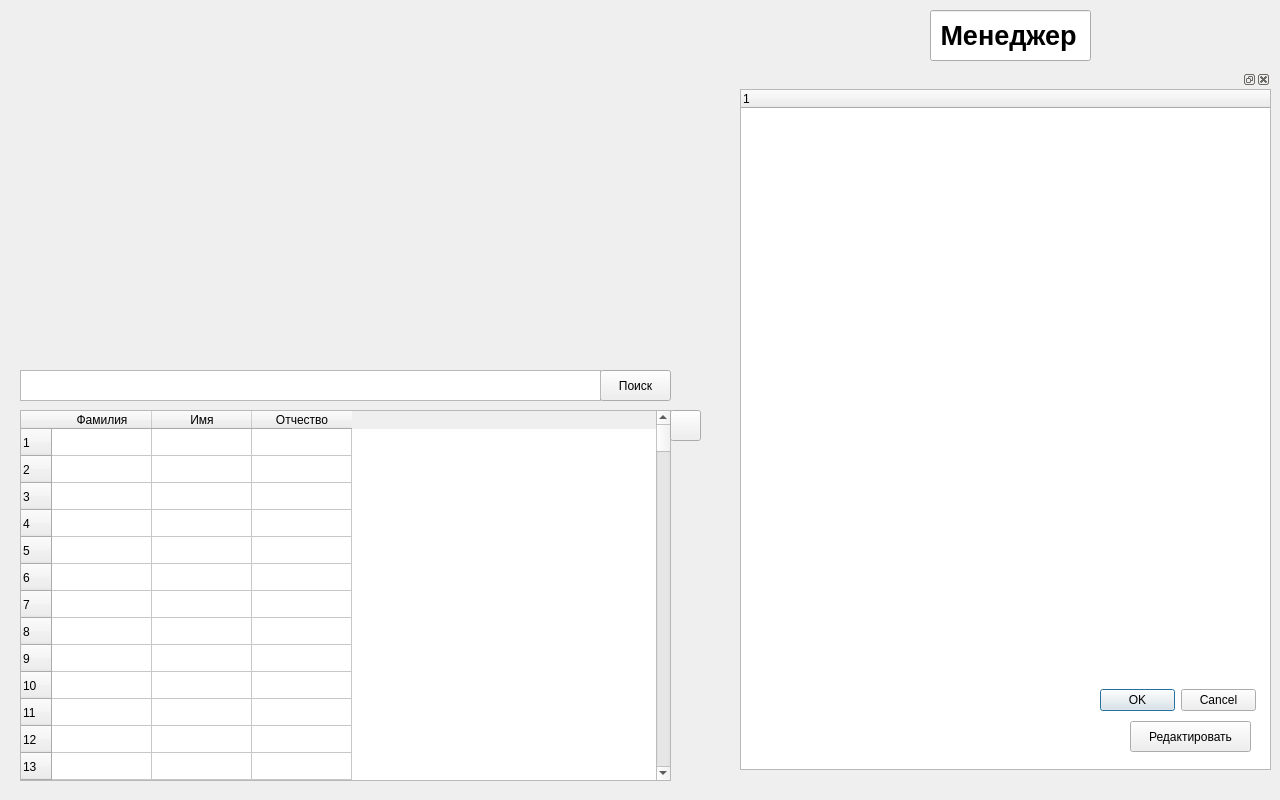
<?xml version="1.0" encoding="UTF-8"?>
<ui version="4.0">
 <class>DialogManager</class>
 <widget class="QDialog" name="DialogManager">
  <property name="geometry">
   <rect>
    <x>0</x>
    <y>0</y>
    <width>1280</width>
    <height>800</height>
   </rect>
  </property>
  <property name="windowTitle">
   <string>Dialog</string>
  </property>
  <widget class="QLabel" name="label_pageManager">
   <property name="geometry">
    <rect>
     <x>0</x>
     <y>0</y>
     <width>1280</width>
     <height>800</height>
    </rect>
   </property>
   <property name="text">
    <string/>
   </property>
   <property name="pixmap">
    <pixmap>DesignImages/fon_end.png</pixmap>
   </property>
  </widget>
  <widget class="QTableWidget" name="tableManagers">
   <property name="geometry">
    <rect>
     <x>20</x>
     <y>410</y>
     <width>651</width>
     <height>371</height>
    </rect>
   </property>
   <property name="rowCount">
    <number>1000</number>
   </property>
   <attribute name="horizontalHeaderDefaultSectionSize">
    <number>100</number>
   </attribute>
   <attribute name="verticalHeaderDefaultSectionSize">
    <number>27</number>
   </attribute>
   <row/>
   <row/>
   <row/>
   <row/>
   <row/>
   <row/>
   <row/>
   <row/>
   <row/>
   <row/>
   <row/>
   <row/>
   <row/>
   <row/>
   <row/>
   <row/>
   <row/>
   <row/>
   <row/>
   <row/>
   <row/>
   <row/>
   <row/>
   <row/>
   <row/>
   <row/>
   <row/>
   <row/>
   <row/>
   <row/>
   <row/>
   <row/>
   <row/>
   <row/>
   <row/>
   <row/>
   <row/>
   <row/>
   <row/>
   <row/>
   <row/>
   <row/>
   <row/>
   <row/>
   <row/>
   <row/>
   <row/>
   <row/>
   <row/>
   <row/>
   <row/>
   <row/>
   <row/>
   <row/>
   <row/>
   <row/>
   <row/>
   <row/>
   <row/>
   <row/>
   <row/>
   <row/>
   <row/>
   <row/>
   <row/>
   <row/>
   <row/>
   <row/>
   <row/>
   <row/>
   <row/>
   <row/>
   <row/>
   <row/>
   <row/>
   <row/>
   <row/>
   <row/>
   <row/>
   <row/>
   <row/>
   <row/>
   <row/>
   <row/>
   <row/>
   <row/>
   <row/>
   <row/>
   <row/>
   <row/>
   <row/>
   <row/>
   <row/>
   <row/>
   <row/>
   <row/>
   <row/>
   <row/>
   <row/>
   <row/>
   <row/>
   <row/>
   <row/>
   <row/>
   <row/>
   <row/>
   <row/>
   <row/>
   <row/>
   <row/>
   <row/>
   <row/>
   <row/>
   <row/>
   <row/>
   <row/>
   <row/>
   <row/>
   <row/>
   <row/>
   <row/>
   <row/>
   <row/>
   <row/>
   <row/>
   <row/>
   <row/>
   <row/>
   <row/>
   <row/>
   <row/>
   <row/>
   <row/>
   <row/>
   <row/>
   <row/>
   <row/>
   <row/>
   <row/>
   <row/>
   <row/>
   <row/>
   <row/>
   <row/>
   <row/>
   <row/>
   <row/>
   <row/>
   <row/>
   <row/>
   <row/>
   <row/>
   <row/>
   <row/>
   <row/>
   <row/>
   <row/>
   <row/>
   <row/>
   <row/>
   <row/>
   <row/>
   <row/>
   <row/>
   <row/>
   <row/>
   <row/>
   <row/>
   <row/>
   <row/>
   <row/>
   <row/>
   <row/>
   <row/>
   <row/>
   <row/>
   <row/>
   <row/>
   <row/>
   <row/>
   <row/>
   <row/>
   <row/>
   <row/>
   <row/>
   <row/>
   <row/>
   <row/>
   <row/>
   <row/>
   <row/>
   <row/>
   <row/>
   <row/>
   <row/>
   <row/>
   <row/>
   <row/>
   <row/>
   <row/>
   <row/>
   <row/>
   <row/>
   <row/>
   <row/>
   <row/>
   <row/>
   <row/>
   <row/>
   <row/>
   <row/>
   <row/>
   <row/>
   <row/>
   <row/>
   <row/>
   <row/>
   <row/>
   <row/>
   <row/>
   <row/>
   <row/>
   <row/>
   <row/>
   <row/>
   <row/>
   <row/>
   <row/>
   <row/>
   <row/>
   <row/>
   <row/>
   <row/>
   <row/>
   <row/>
   <row/>
   <row/>
   <row/>
   <row/>
   <row/>
   <row/>
   <row/>
   <row/>
   <row/>
   <row/>
   <row/>
   <row/>
   <row/>
   <row/>
   <row/>
   <row/>
   <row/>
   <row/>
   <row/>
   <row/>
   <row/>
   <row/>
   <row/>
   <row/>
   <row/>
   <row/>
   <row/>
   <row/>
   <row/>
   <row/>
   <row/>
   <row/>
   <row/>
   <row/>
   <row/>
   <row/>
   <row/>
   <row/>
   <row/>
   <row/>
   <row/>
   <row/>
   <row/>
   <row/>
   <row/>
   <row/>
   <row/>
   <row/>
   <row/>
   <row/>
   <row/>
   <row/>
   <row/>
   <row/>
   <row/>
   <row/>
   <row/>
   <row/>
   <row/>
   <row/>
   <row/>
   <row/>
   <row/>
   <row/>
   <row/>
   <row/>
   <row/>
   <row/>
   <row/>
   <row/>
   <row/>
   <row/>
   <row/>
   <row/>
   <row/>
   <row/>
   <row/>
   <row/>
   <row/>
   <row/>
   <row/>
   <row/>
   <row/>
   <row/>
   <row/>
   <row/>
   <row/>
   <row/>
   <row/>
   <row/>
   <row/>
   <row/>
   <row/>
   <row/>
   <row/>
   <row/>
   <row/>
   <row/>
   <row/>
   <row/>
   <row/>
   <row/>
   <row/>
   <row/>
   <row/>
   <row/>
   <row/>
   <row/>
   <row/>
   <row/>
   <row/>
   <row/>
   <row/>
   <row/>
   <row/>
   <row/>
   <row/>
   <row/>
   <row/>
   <row/>
   <row/>
   <row/>
   <row/>
   <row/>
   <row/>
   <row/>
   <row/>
   <row/>
   <row/>
   <row/>
   <row/>
   <row/>
   <row/>
   <row/>
   <row/>
   <row/>
   <row/>
   <row/>
   <row/>
   <row/>
   <row/>
   <row/>
   <row/>
   <row/>
   <row/>
   <row/>
   <row/>
   <row/>
   <row/>
   <row/>
   <row/>
   <row/>
   <row/>
   <row/>
   <row/>
   <row/>
   <row/>
   <row/>
   <row/>
   <row/>
   <row/>
   <row/>
   <row/>
   <row/>
   <row/>
   <row/>
   <row/>
   <row/>
   <row/>
   <row/>
   <row/>
   <row/>
   <row/>
   <row/>
   <row/>
   <row/>
   <row/>
   <row/>
   <row/>
   <row/>
   <row/>
   <row/>
   <row/>
   <row/>
   <row/>
   <row/>
   <row/>
   <row/>
   <row/>
   <row/>
   <row/>
   <row/>
   <row/>
   <row/>
   <row/>
   <row/>
   <row/>
   <row/>
   <row/>
   <row/>
   <row/>
   <row/>
   <row/>
   <row/>
   <row/>
   <row/>
   <row/>
   <row/>
   <row/>
   <row/>
   <row/>
   <row/>
   <row/>
   <row/>
   <row/>
   <row/>
   <row/>
   <row/>
   <row/>
   <row/>
   <row/>
   <row/>
   <row/>
   <row/>
   <row/>
   <row/>
   <row/>
   <row/>
   <row/>
   <row/>
   <row/>
   <row/>
   <row/>
   <row/>
   <row/>
   <row/>
   <row/>
   <row/>
   <row/>
   <row/>
   <row/>
   <row/>
   <row/>
   <row/>
   <row/>
   <row/>
   <row/>
   <row/>
   <row/>
   <row/>
   <row/>
   <row/>
   <row/>
   <row/>
   <row/>
   <row/>
   <row/>
   <row/>
   <row/>
   <row/>
   <row/>
   <row/>
   <row/>
   <row/>
   <row/>
   <row/>
   <row/>
   <row/>
   <row/>
   <row/>
   <row/>
   <row/>
   <row/>
   <row/>
   <row/>
   <row/>
   <row/>
   <row/>
   <row/>
   <row/>
   <row/>
   <row/>
   <row/>
   <row/>
   <row/>
   <row/>
   <row/>
   <row/>
   <row/>
   <row/>
   <row/>
   <row/>
   <row/>
   <row/>
   <row/>
   <row/>
   <row/>
   <row/>
   <row/>
   <row/>
   <row/>
   <row/>
   <row/>
   <row/>
   <row/>
   <row/>
   <row/>
   <row/>
   <row/>
   <row/>
   <row/>
   <row/>
   <row/>
   <row/>
   <row/>
   <row/>
   <row/>
   <row/>
   <row/>
   <row/>
   <row/>
   <row/>
   <row/>
   <row/>
   <row/>
   <row/>
   <row/>
   <row/>
   <row/>
   <row/>
   <row/>
   <row/>
   <row/>
   <row/>
   <row/>
   <row/>
   <row/>
   <row/>
   <row/>
   <row/>
   <row/>
   <row/>
   <row/>
   <row/>
   <row/>
   <row/>
   <row/>
   <row/>
   <row/>
   <row/>
   <row/>
   <row/>
   <row/>
   <row/>
   <row/>
   <row/>
   <row/>
   <row/>
   <row/>
   <row/>
   <row/>
   <row/>
   <row/>
   <row/>
   <row/>
   <row/>
   <row/>
   <row/>
   <row/>
   <row/>
   <row/>
   <row/>
   <row/>
   <row/>
   <row/>
   <row/>
   <row/>
   <row/>
   <row/>
   <row/>
   <row/>
   <row/>
   <row/>
   <row/>
   <row/>
   <row/>
   <row/>
   <row/>
   <row/>
   <row/>
   <row/>
   <row/>
   <row/>
   <row/>
   <row/>
   <row/>
   <row/>
   <row/>
   <row/>
   <row/>
   <row/>
   <row/>
   <row/>
   <row/>
   <row/>
   <row/>
   <row/>
   <row/>
   <row/>
   <row/>
   <row/>
   <row/>
   <row/>
   <row/>
   <row/>
   <row/>
   <row/>
   <row/>
   <row/>
   <row/>
   <row/>
   <row/>
   <row/>
   <row/>
   <row/>
   <row/>
   <row/>
   <row/>
   <row/>
   <row/>
   <row/>
   <row/>
   <row/>
   <row/>
   <row/>
   <row/>
   <row/>
   <row/>
   <row/>
   <row/>
   <row/>
   <row/>
   <row/>
   <row/>
   <row/>
   <row/>
   <row/>
   <row/>
   <row/>
   <row/>
   <row/>
   <row/>
   <row/>
   <row/>
   <row/>
   <row/>
   <row/>
   <row/>
   <row/>
   <row/>
   <row/>
   <row/>
   <row/>
   <row/>
   <row/>
   <row/>
   <row/>
   <row/>
   <row/>
   <row/>
   <row/>
   <row/>
   <row/>
   <row/>
   <row/>
   <row/>
   <row/>
   <row/>
   <row/>
   <row/>
   <row/>
   <row/>
   <row/>
   <row/>
   <row/>
   <row/>
   <row/>
   <row/>
   <row/>
   <row/>
   <row/>
   <row/>
   <row/>
   <row/>
   <row/>
   <row/>
   <row/>
   <row/>
   <row/>
   <row/>
   <row/>
   <row/>
   <row/>
   <row/>
   <row/>
   <row/>
   <row/>
   <row/>
   <row/>
   <row/>
   <row/>
   <row/>
   <row/>
   <row/>
   <row/>
   <row/>
   <row/>
   <row/>
   <row/>
   <row/>
   <row/>
   <row/>
   <row/>
   <row/>
   <row/>
   <row/>
   <row/>
   <row/>
   <row/>
   <row/>
   <row/>
   <row/>
   <row/>
   <row/>
   <row/>
   <row/>
   <row/>
   <row/>
   <row/>
   <row/>
   <row/>
   <row/>
   <row/>
   <row/>
   <row/>
   <row/>
   <row/>
   <row/>
   <row/>
   <row/>
   <row/>
   <row/>
   <row/>
   <row/>
   <row/>
   <row/>
   <row/>
   <row/>
   <row/>
   <row/>
   <row/>
   <row/>
   <row/>
   <row/>
   <row/>
   <row/>
   <row/>
   <row/>
   <row/>
   <row/>
   <row/>
   <row/>
   <row/>
   <row/>
   <row/>
   <row/>
   <row/>
   <row/>
   <row/>
   <row/>
   <row/>
   <row/>
   <row/>
   <row/>
   <row/>
   <row/>
   <row/>
   <row/>
   <row/>
   <row/>
   <row/>
   <row/>
   <row/>
   <row/>
   <row/>
   <row/>
   <row/>
   <row/>
   <row/>
   <row/>
   <row/>
   <row/>
   <row/>
   <row/>
   <row/>
   <row/>
   <row/>
   <row/>
   <row/>
   <row/>
   <row/>
   <row/>
   <row/>
   <row/>
   <row/>
   <row/>
   <row/>
   <row/>
   <row/>
   <row/>
   <row/>
   <row/>
   <row/>
   <row/>
   <row/>
   <row/>
   <row/>
   <row/>
   <row/>
   <row/>
   <row/>
   <row/>
   <row/>
   <row/>
   <row/>
   <row/>
   <row/>
   <row/>
   <row/>
   <row/>
   <row/>
   <row/>
   <row/>
   <row/>
   <row/>
   <row/>
   <row/>
   <row/>
   <row/>
   <row/>
   <row/>
   <row/>
   <row/>
   <row/>
   <row/>
   <row/>
   <row/>
   <row/>
   <row/>
   <row/>
   <row/>
   <row/>
   <row/>
   <row/>
   <row/>
   <row/>
   <row/>
   <row/>
   <row/>
   <row/>
   <row/>
   <row/>
   <row/>
   <row/>
   <row/>
   <row/>
   <row/>
   <row/>
   <row/>
   <row/>
   <row/>
   <row/>
   <row/>
   <row/>
   <row/>
   <row/>
   <row/>
   <row/>
   <row/>
   <row/>
   <row/>
   <row/>
   <row/>
   <row/>
   <row/>
   <row/>
   <row/>
   <row/>
   <row/>
   <row/>
   <row/>
   <row/>
   <row/>
   <row/>
   <row/>
   <row/>
   <row/>
   <row/>
   <row/>
   <row/>
   <row/>
   <row/>
   <row/>
   <row/>
   <row/>
   <row/>
   <row/>
   <row/>
   <row/>
   <row/>
   <row/>
   <row/>
   <row/>
   <row/>
   <row/>
   <row/>
   <row/>
   <row/>
   <row/>
   <row/>
   <row/>
   <row/>
   <row/>
   <row/>
   <row/>
   <row/>
   <row/>
   <row/>
   <row/>
   <row/>
   <row/>
   <row/>
   <row/>
   <row/>
   <row/>
   <row/>
   <row/>
   <row/>
   <row/>
   <row/>
   <row/>
   <row/>
   <row/>
   <row/>
   <row/>
   <row/>
   <row/>
   <row/>
   <row/>
   <row/>
   <row/>
   <row/>
   <row/>
   <row/>
   <row/>
   <column>
    <property name="text">
     <string>Фамилия</string>
    </property>
   </column>
   <column>
    <property name="text">
     <string>Имя</string>
    </property>
   </column>
   <column>
    <property name="text">
     <string>Отчество</string>
    </property>
   </column>
  </widget>
  <widget class="QPushButton" name="buttonSearch">
   <property name="geometry">
    <rect>
     <x>600</x>
     <y>370</y>
     <width>71</width>
     <height>31</height>
    </rect>
   </property>
   <property name="text">
    <string>Поиск</string>
   </property>
  </widget>
  <widget class="QDockWidget" name="dockManager">
   <property name="geometry">
    <rect>
     <x>740</x>
     <y>70</y>
     <width>531</width>
     <height>701</height>
    </rect>
   </property>
   <widget class="QWidget" name="dockWidgetContents">
    <widget class="QTreeWidget" name="treeManager">
     <property name="geometry">
      <rect>
       <x>0</x>
       <y>0</y>
       <width>531</width>
       <height>681</height>
      </rect>
     </property>
     <column>
      <property name="text">
       <string notr="true">1</string>
      </property>
     </column>
    </widget>
    <widget class="QLabel" name="label_avatar">
     <property name="geometry">
      <rect>
       <x>170</x>
       <y>0</y>
       <width>227</width>
       <height>242</height>
      </rect>
     </property>
     <property name="text">
      <string/>
     </property>
     <property name="pixmap">
      <pixmap>DesignImages/Photo.png</pixmap>
     </property>
    </widget>
    <widget class="QPushButton" name="pushEdit">
     <property name="geometry">
      <rect>
       <x>390</x>
       <y>632</y>
       <width>121</width>
       <height>31</height>
      </rect>
     </property>
     <property name="text">
      <string>Редактировать</string>
     </property>
    </widget>
    <widget class="QDialogButtonBox" name="buttonSave">
     <property name="geometry">
      <rect>
       <x>360</x>
       <y>600</y>
       <width>156</width>
       <height>23</height>
      </rect>
     </property>
     <property name="standardButtons">
      <set>QDialogButtonBox::Cancel|QDialogButtonBox::Ok</set>
     </property>
    </widget>
   </widget>
  </widget>
  <widget class="QLineEdit" name="lineManager">
   <property name="geometry">
    <rect>
     <x>930</x>
     <y>10</y>
     <width>161</width>
     <height>51</height>
    </rect>
   </property>
   <property name="font">
    <font>
     <pointsize>20</pointsize>
     <weight>75</weight>
     <bold>true</bold>
    </font>
   </property>
   <property name="text">
    <string> Менеджер</string>
   </property>
  </widget>
  <widget class="QPushButton" name="pushBack">
   <property name="geometry">
    <rect>
     <x>14</x>
     <y>2</y>
     <width>281</width>
     <height>271</height>
    </rect>
   </property>
   <property name="text">
    <string/>
   </property>
   <property name="flat">
    <bool>true</bool>
   </property>
  </widget>
  <widget class="QTextEdit" name="textSearch">
   <property name="geometry">
    <rect>
     <x>20</x>
     <y>370</y>
     <width>581</width>
     <height>31</height>
    </rect>
   </property>
  </widget>
  <widget class="QPushButton" name="pushAdd">
   <property name="geometry">
    <rect>
     <x>670</x>
     <y>410</y>
     <width>31</width>
     <height>31</height>
    </rect>
   </property>
   <property name="text">
    <string/>
   </property>
   <property name="icon">
    <iconset>
     <normaloff>DesignImages/Add_end.png</normaloff>DesignImages/Add_end.png</iconset>
   </property>
   <property name="iconSize">
    <size>
     <width>24</width>
     <height>24</height>
    </size>
   </property>
  </widget>
 </widget>
 <resources/>
 <connections/>
</ui>
